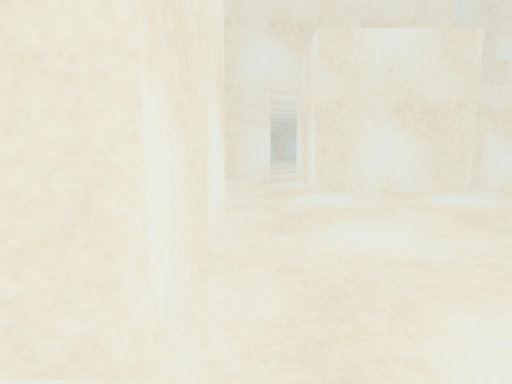
view 1 (above)

17 first-person views from a walk through a Unity game level. The camera is 1.2 m above the floor, tilts 8° down and sees 75° across. The floor is counted in squares, 1 m on a side. Each view is taken from the middle of a square. On the plan, view 1 faces up. The plan holds only what a view shows up to about 14 squares ahead; the rest is blank. The player character is not drawn. Surface patterns are stand-ins for the level's own textures.

view 2
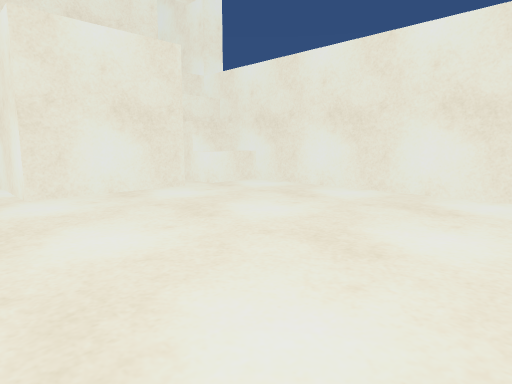

view 3
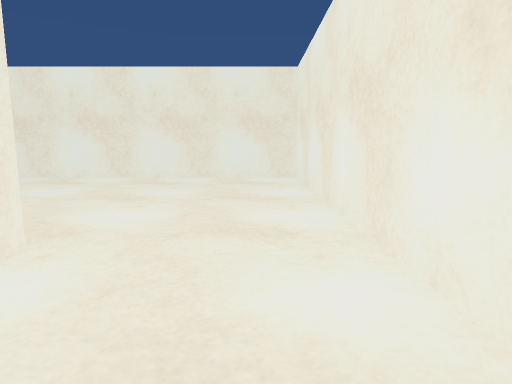

view 4
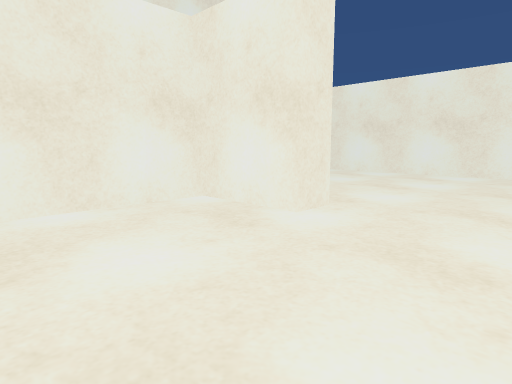

view 5
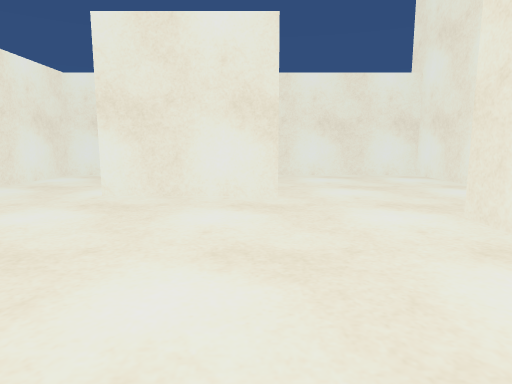

view 6
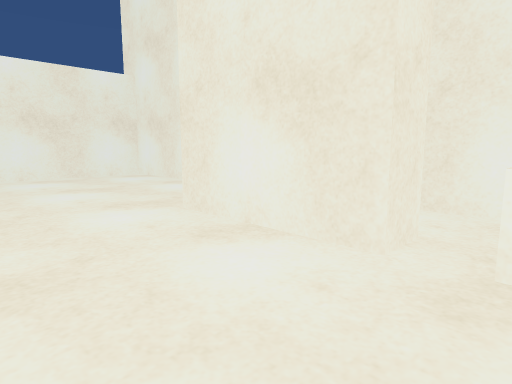

view 7
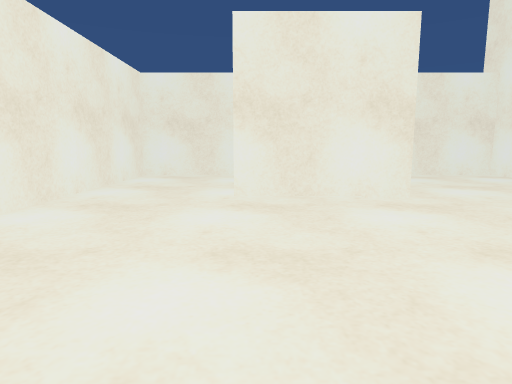

view 8
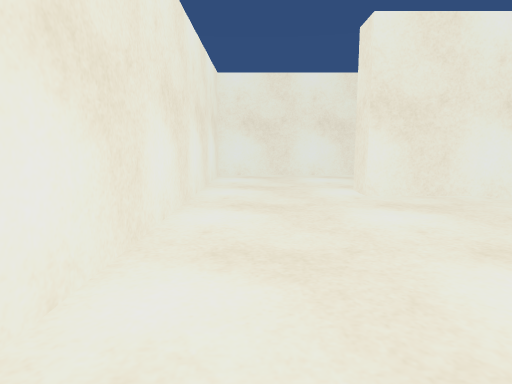

view 9
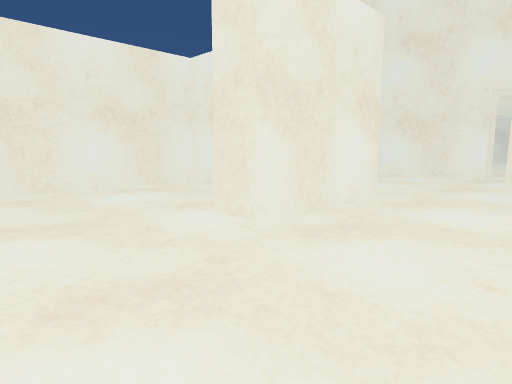

view 10
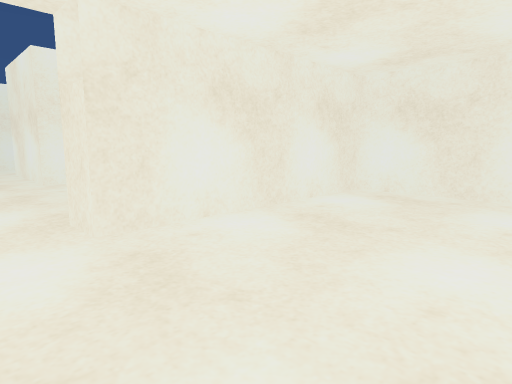

view 11
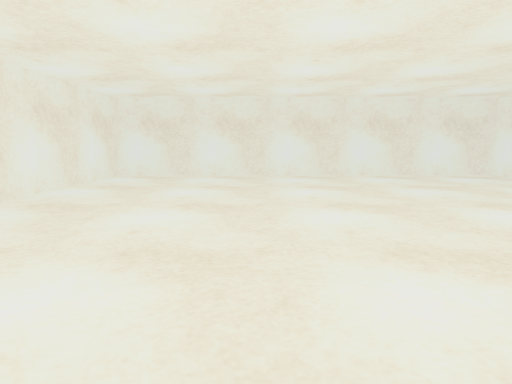

view 12
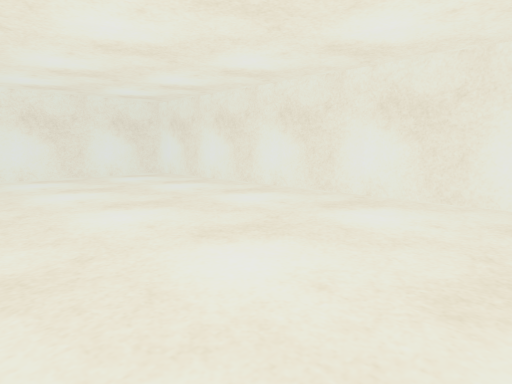

view 13
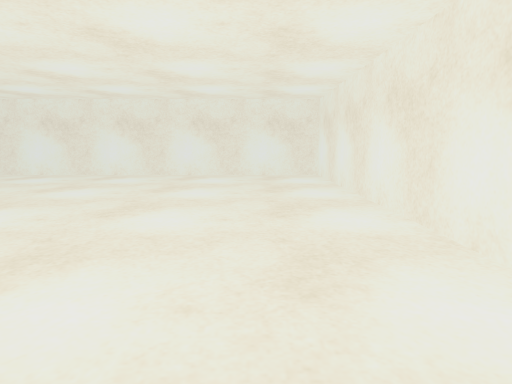

view 14
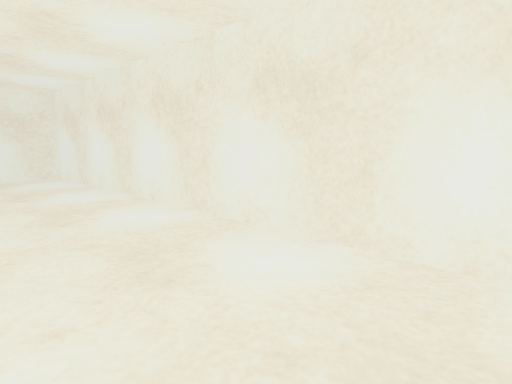

view 15
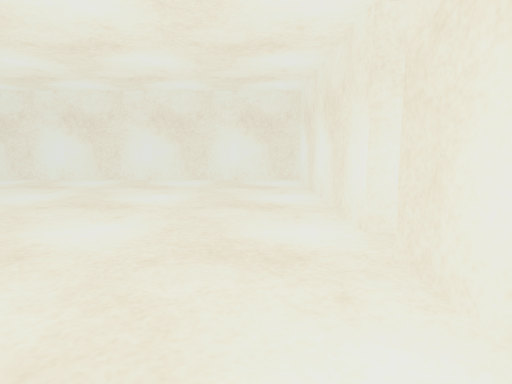

view 16
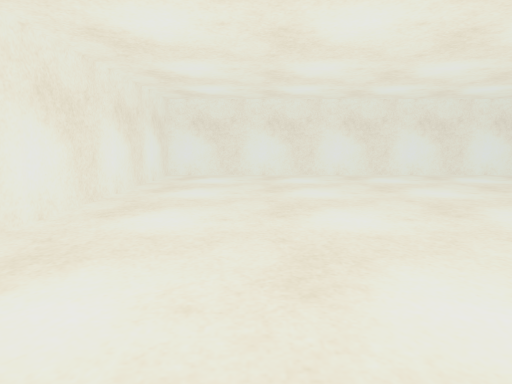

view 17
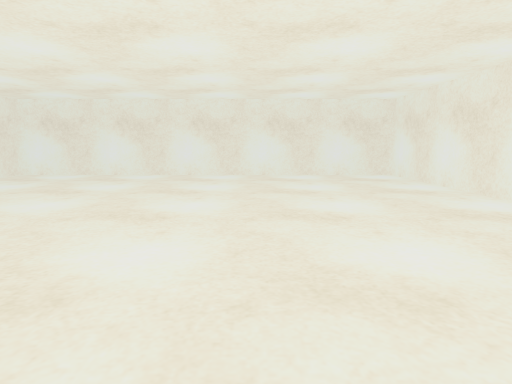

### Floor plan
Ten units are one square. View 1 is at (0, 0); x grows to the right and y downward. Boxes are objects, and circles mark ways between rooms. Rooms are numbered by the first view taken in them; rooms with no view inside come last. Other rooms are left out.
<svg viewBox="-70 -280 160 310">
<path fill="none" stroke="#000" d="M-12 -55 -5 -55 -5 -15 -15 -15 -15 -45 -65 -45 -65 25 85 25 85 -95 65 -95M55 -85 15 -85 15 -115M5 -115 -65 -115 -65 -59M85 -85 65 -85M15 -115 15 -125 85 -125 85 -275 -65 -275 -65 -125 5 -125 5 -115"/>
<circle cx="10" cy="-120" r="3" fill="#2a7"/>
<text x="10" y="-40">1</text>
<text x="10" y="-200">2</text>
</svg>
Room 1 opens to room 2.

Where each view was taken, in squares from view 1:
view 1: 0 up, 0 right, facing up
view 2: 0 up, 0 right, facing up-right
view 3: 1 down, 4 left, facing right
view 4: 2 down, 6 left, facing up-right
view 5: 5 up, 7 right, facing left
view 6: 5 up, 7 right, facing up-left
view 7: 2 up, 7 right, facing left
view 8: 1 down, 7 right, facing left
view 9: 2 down, 3 right, facing up-left
view 10: 17 up, 2 right, facing down-left
view 11: 18 up, 7 right, facing left
view 12: 20 up, 7 right, facing up-left
view 13: 14 up, 6 right, facing up
view 14: 14 up, 5 right, facing up-right
view 15: 14 up, 3 left, facing right
view 16: 14 up, 3 left, facing up
view 17: 18 up, 5 left, facing right
